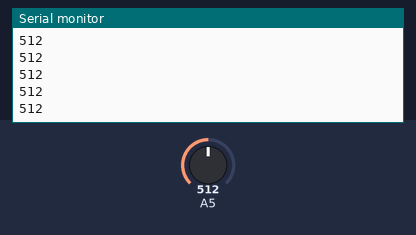
Bench run of a sketch on a simulated Arduino Uno, built with avr-gcc and run on an emulated ATmega328P. Shown: the last lines printed to the serial monitor. The inputs (shaded band) are chosen by the test bench; at power-on: A5 = 512.

Above: at 1.2 s.
1.3 s: A5 set to 716
At 1.56 s:
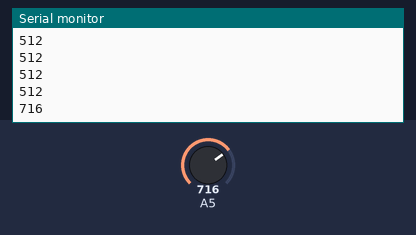
2.8 s: A5 set to 900
At 2.96 s:
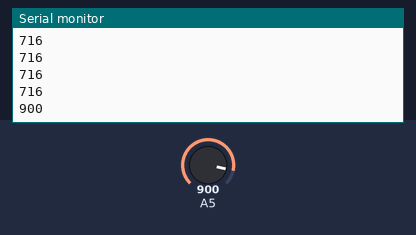
Timing chart, 0 to 5.8 s (numbered marks = the images above; inputs shaded):
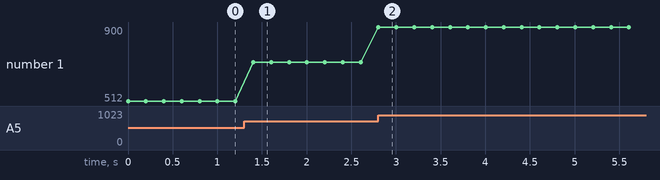

Measured:
- after the input at 1.3 s, the serial monitor: prints a new line after 0.10 s (image 1)
- after the input at 2.8 s, the serial monitor: prints a new line at once (image 2)
- plotted number 1: 512 → 716 after the input at 1.3 s, 716 → 900 after the input at 2.8 s

The sketch:

ARD_05_01.ino
```cpp
/* ----------------------------------------------------------------
CartroTECH	www.cartrocreatiu.es
Codi: ARD_05_01.ino
Lliçó: 05 - Les entrades analogiques
Data: 21/03/2021
---------------------------------------------------------------- */

void setup()
    {
       Serial.begin(9600);    // Iniciem la porta serie
    }
void loop()
    {
       int Lectura = analogRead(A5) ;
       Serial.println( Lectura);
       delay(200) ;
    }
```
